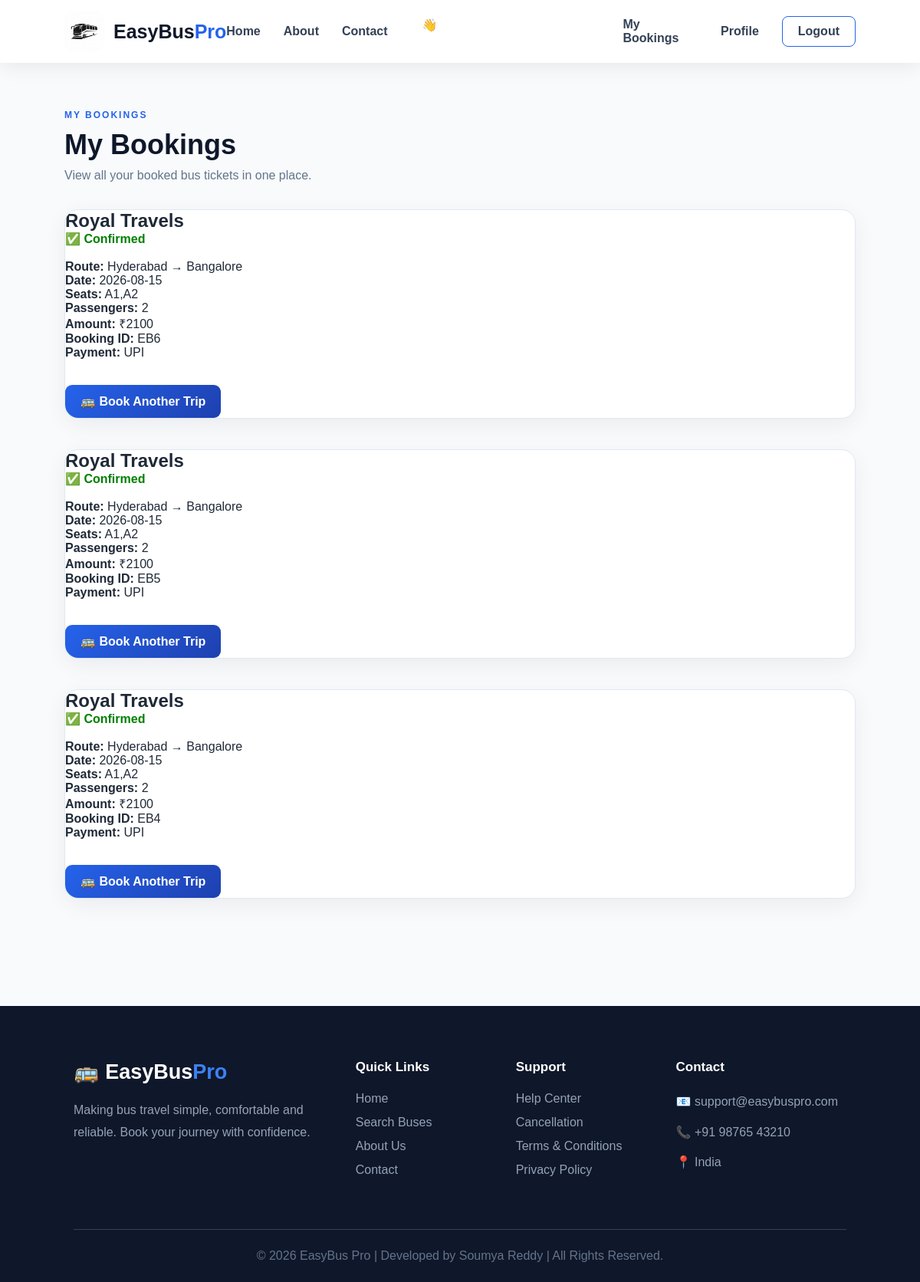
The app's page /my_bookings (signed in) with its own data.
### tables this page shows
CREATE TABLE bookings (
    booking_id INTEGER PRIMARY KEY AUTOINCREMENT,
    user_id INTEGER,
    bus_id INTEGER,
    journey_date TEXT,
    seat_numbers TEXT,
    passengers INTEGER,
    amount INTEGER,
    payment_method TEXT,
    booking_time TIMESTAMP DEFAULT CURRENT_TIMESTAMP
);

CREATE TABLE bus (
    id INTEGER PRIMARY KEY AUTOINCREMENT,
    bus_name TEXT NOT NULL,
    from_city TEXT NOT NULL,
    to_city TEXT NOT NULL,
    departure TEXT,
    arrival TEXT,
    price INTEGER,
    available_seats INTEGER
);

### app.py (the view)
@app.route('/my_bookings')
def my_bookings():
    if "user_id" not in session:
        return redirect('/signin')
    conn = sqlite3.connect("database.db")
    conn.row_factory = sqlite3.Row
    cursor = conn.cursor()
    cursor.execute("""
        SELECT
            bookings.booking_id,
            bus.bus_name,
            bus.from_city,
            bus.to_city,
            bookings.journey_date,
            bookings.seat_numbers,
            bookings.passengers,
            bookings.amount,
            bookings.payment_method

        FROM bookings

        JOIN bus
        ON bookings.bus_id = bus.id

        WHERE bookings.user_id = ?

        ORDER BY bookings.booking_time DESC
    """, (session["user_id"],))
    bookings = cursor.fetchall()
    conn.close()
    return render_template(
        "my_bookings.html",
        bookings=bookings
    )

### templates/my_bookings.html (shortened to what this page needs)
{% extends "base.html" %}
{% block content %}
<section class="results-page">
    <div class="results-container">
        <div class="results-header">
            <div>
                <span class="results-label">
                    MY BOOKINGS
                </span>
                <h1>My Bookings</h1>
                <p>
                    View all your booked bus tickets in one place.
                </p>
            </div>
        </div>
        {% if bookings %}
            {% for booking in bookings %}
            <div class="result-bus-card">
                <h2>{{ booking['bus_name'] }}</h2>
                <p style="color:green;font-weight:bold;">
                    ✅ Confirmed
                </p>
                <br>
                <p><strong>Route:</strong>
                    {{ booking['from_city'] }}
                    →
                    {{ booking['to_city'] }}
                </p>
                <p><strong>Date:</strong>
                    {{ booking['journey_date'] }}
                </p>
                <p><strong>Seats:</strong>
                    {{ booking['seat_numbers'] }}
                </p>
                <p><strong>Passengers:</strong>
                    {{ booking['passengers'] }}
                </p>
                <p><strong>Amount:</strong>
                    ₹{{ booking['amount'] }}
                </p>
                <p><strong>Booking ID:</strong>
                    EB{{ booking['booking_id'] }}
                </p>
                <p><strong>Payment:</strong>
                    {{ booking['payment_method'] }}
                </p>
                <br>
                <a href="/search" class="select-seat-btn">
                    🚌 Book Another Trip
                </a>
            </div>
            <br>
            {% endfor %}
        {% endif %}
    </div>
</section>
{% endblock %}

### static/css/style.css (style rules this page uses)
* { margin: 0; padding: 0; box-sizing: border-box; }
body { font-family: Arial, sans-serif; background: #f8fafc; color: #1f2937; }
.results-page { min-height: 100vh; padding: 140px 7% 100px; background: #f8fafc; }
.results-container { max-width: 1250px; margin: auto; }
.results-header { margin-bottom: 35px; display: flex; align-items: center; justify-content: space-between; gap: 25px; }
.results-label { color: #2563eb; font-size: 12px; font-weight: 800; letter-spacing: 2px; }
.results-header h1 { margin: 10px 0; color: #0f172a; font-size: 36px; }
.results-header p { color: #64748b; }
.result-bus-card { margin-bottom: 22px; overflow: hidden; background: white; border: 1px solid #e2e8f0; border-radius: 18px; box-shadow: 0 8px 30px rgba(15, 23, 42, 0.06); transition: 0.3s; }
.select-seat-btn { display: inline-block; margin-top: 15px; padding: 12px 20px; background: linear-gradient(135deg, #2563eb, #1e40af); color: white; border-radius: 9px; text-decoration: none; font-weight: 700; }

### records on screen
bookings: bus_name "Royal Travels", from_city "Hyderabad", to_city "Bangalore", journey_date "2026-08-15", seat_numbers "A1,A2", passengers "2", amount "2100", booking_id "6", payment_method "UPI"
bookings: bus_name "Royal Travels", from_city "Hyderabad", to_city "Bangalore", journey_date "2026-08-15", seat_numbers "A1,A2", passengers "2", amount "2100", booking_id "5", payment_method "UPI"
bookings: bus_name "Royal Travels", from_city "Hyderabad", to_city "Bangalore", journey_date "2026-08-15", seat_numbers "A1,A2", passengers "2", amount "2100", booking_id "4", payment_method "UPI"
